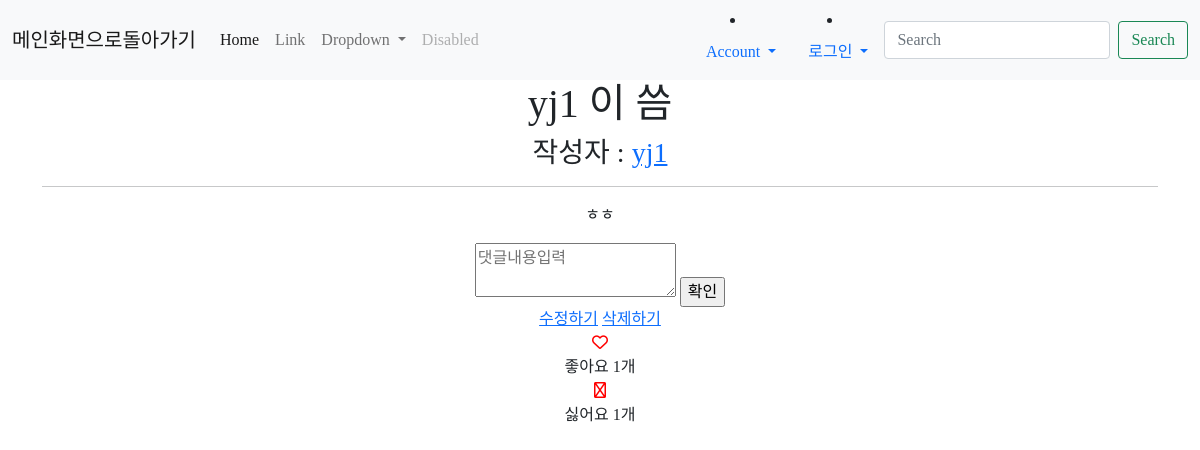
/4, run on the app's committed database.
### main/models.py (models this page shows)
class Post(models.Model):
    title = models.CharField(max_length=200)
    writer = models.ForeignKey(User,on_delete=models.CASCADE)
    pub_date = models.DateTimeField()
    body = models.TextField()
    image = models.ImageField(upload_to = "post/", blank=True, null="True")
    like_user_set = models.ManyToManyField(User, blank=True, related_name='likes_user_set', through='Like')
    dislike_user_set = models.ManyToManyField(User, blank=True, related_name='dislike_user_set', through='Dislike')
    @property
    def like_count(self):
        return self.like_user_set.count()
    @property
    def dislike_count(self):
        return self.dislike_user_set.count()

### main/views.py (the view)
# urls.py: path('<str:id>', detail, name="detail"),
def detail(request,id):
    post=get_object_or_404(Post, pk=id)
    all_comments = post.comments.all().order_by('-created_at')
    return render(request,'main/detail.html',{'post':post, 'comments':all_comments})

### main/templates/main/detail.html (shortened to what this page needs)
{% extends 'base.html' %}
{% load static %}
{% block content %}
<h1>{{post.title}}</h1>
{% if post.writer %}
 <h3>작성자 : <a href="{% url 'users:mypage' post.writer.id %}">{{ post.writer }}</a> </h3>
{% else %}
 <h3>작성자 : 알 수 없음</h3>
{% endif %}
<hr>
<p>{{post.body}}</p>
<div>
    <form action="{%url 'main:create_comment' post.id%}" method="POST">
       <textarea name="content" placeholder="댓글내용입력"></textarea>
       <input type="submit" value="확인">
    </form>
</div>
<a href="{% url 'main:edit' post.id%}">수정하기</a>
<a href="{% url 'main:delete' post.id %}">삭제하기</a>
<span href="#" class="like" name ="{{post.id}}" value="Like">
    {% if user in post.like_user_set.all %}
        <div class="alt-service-icon">
            <i class="fas fa-heart" id ="like-icon" style="color:red;"></i>
        </div>
    {% else %}
        <div class="alt-service-icon">
            <i class="far fa-heart" id ="like-icon" style="color:red;"></i>
        </div>
    {% endif %}
        <span id="count-{{ post.id }}" class="alt-services-title font-alt">
            좋아요
            {% if post.like_count == 0 %}
                0개
            {% else %}
                {{ post.like_count }}개
            {% endif %}
        </span>
</span>
<span href="#" class="dislike" name ="{{post.id}}" value="Dislike">
    {% if user in post.dislike_user_set.all %}
        <div class="alt-service-icon">
            <i class="fa-solid fa-fire" id ="dislike-icon" style="color:red;"></i>
        </div>
    {% else %}
        <div class="alt-service-icon">
            <i class="far fa-fire" id ="dislike-icon" style="color:red;"></i>
        </div>
    {% endif %}
        <span id="count2-{{ post.id }}" class="alt-services-title font-alt">
            싫어요
            {% if post.dislike_count == 0 %}
                0개
            {% else %}
                {{ post.dislike_count }}개
            {% endif %}
        </span>
 </span>
{% endblock %}

### sns_project/static/css/project.css (style rules this page uses)
* { font-family: 'Montserrat'; }
body { text-align: center; }

### data on the page
Post: title "yj1 이 씀", writer "yj1", body "ㅎㅎ", like_count "1", dislike_count "1"
